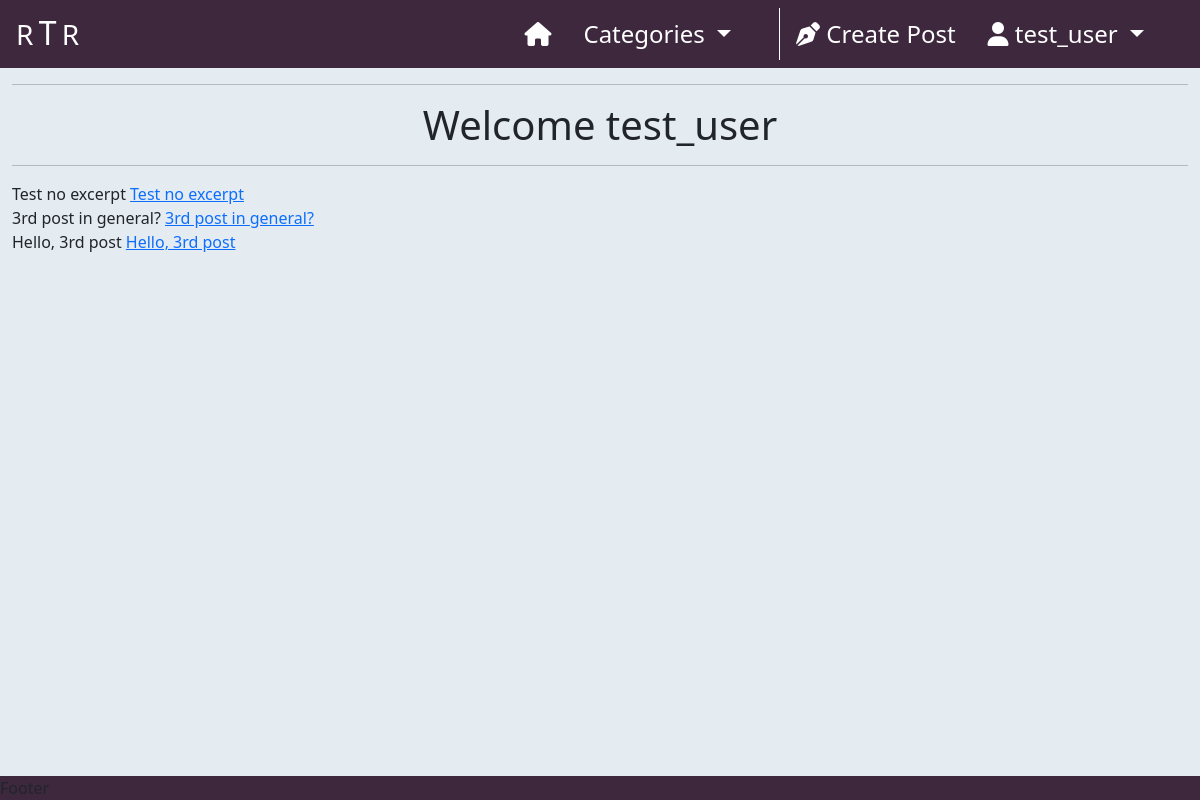
/profile/ (signed in), run on an earlier commit of the app's database.
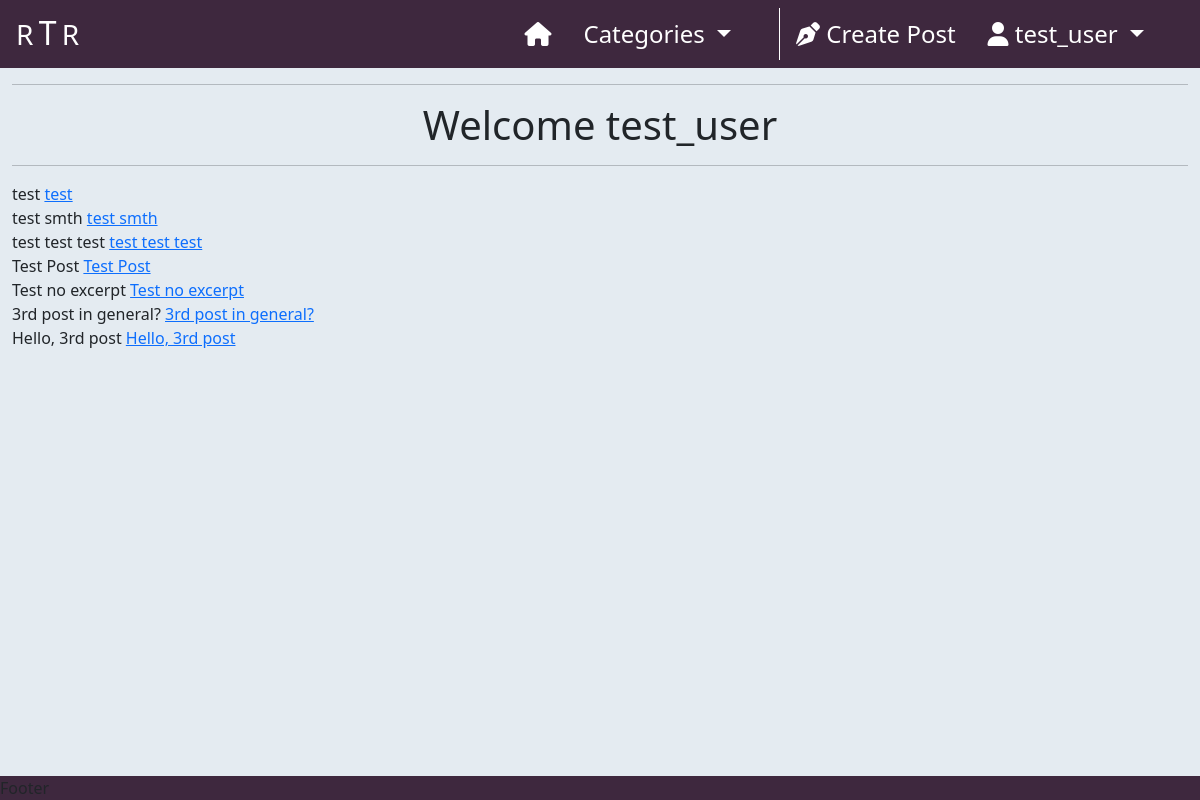
And on a later commit of the database.
### newssite/models.py (models this page shows, shortened)
class Post(models.Model):
    title = models.CharField(max_length=200, unique=True)
    slug = models.SlugField(
        max_length=200,
        unique=True,
        null=True,
        blank=True
    )
    author = models.ForeignKey(
        User,
        on_delete=models.CASCADE,
        related_name='posts'
    )
    is_edited = models.BooleanField(default=False)
    excerpt = models.TextField(max_length=300, null=True, blank=True)
    content = models.TextField()
    category = models.ForeignKey(
        Category,
        max_length=30,
        null=True,
        blank=True,
        on_delete=models.SET_NULL
    )
    featured_image = CloudinaryField('image', default='placeholder')
    created_on = models.DateTimeField(auto_now_add=True)
    status = models.IntegerField(choices=STATUS, default=1)
    likes = models.ManyToManyField(User, related_name='likes', blank=True)
    class Meta:
        ordering = ['-created_on']

### profiles/views.py (the view)
# urls.py: path('', login_required(views.ProfileView.as_view()), name="profile"),
class ProfileView(View):
    def get(self, request, *args, **kwargs):
        profile = get_object_or_404(UserProfile, user=request.user)
        posts = Post.objects.filter(author=profile.user.id)
        comments = Comment.objects.filter(author=profile.user.id)
        return render(
            request,
            "profiles/profile.html",
            {
                'profile': profile,
                'posts': posts,
                'comments': comments,
            },
        )

### newssite/context_processors.py (called while the page is built)
def categories(request):
    return {
        'categories': Category.objects.all()
    }

### newssite/models.py (called while the page is built)
    def get_friendly_name(self):
        return self.friendly_name

### profiles/templates/profiles/profile.html (shortened to what this page needs)
{% extends "base.html" %}
{% load static %}
{% block content %}
    <div class="container-fluid">
        <div class="row">
            <div class="col-12 text-center">
                <hr>
                <h1>Welcome {{ request.user.username }}</h1>
                <hr>
            </div>
        </div>
        <div class="row">
            <div class="col-12">
                {% for post in posts %}
                <div class="row">
                    <div class="col-12">
                        {{ post.title }}
                        <a href="{% url 'edit_post' post.slug %}">{{post.title}}</a>
                    </div>
                </div>
                {% endfor %}
            </div>
        </div>
    </div>
{% endblock %}

What changed in the data, as far as the page shows it:
added Post: title "test"
added Post: title "test smth"
added Post: title "test test test"
added Post: title "Test Post"
